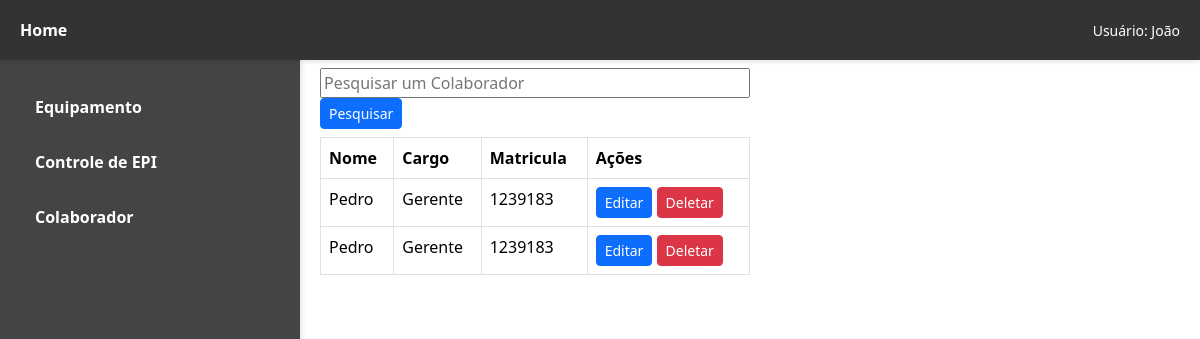
/atualizar_colaborador/, run on an earlier commit of the app's database.
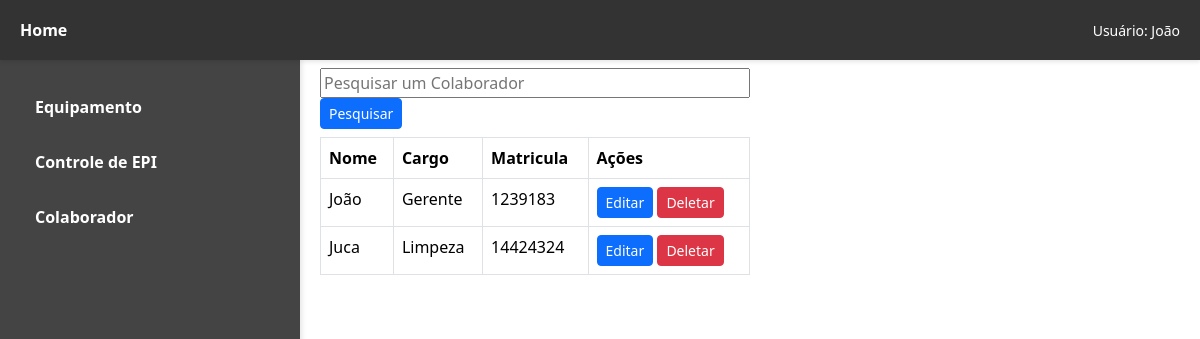
And on a later commit of the database.
### epi/models.py (models this page shows, shortened)
class Colaborador(models.Model):
        nome = models.CharField(max_length=100)
        cargo = models.CharField(max_length=100)
        matricula = models.IntegerField(max_length=100)

### epi/views.py (the view, shortened to what this page needs)
# urls.py: path('atualizar_colaborador/', views.atualizar_colaborador, name='atualizar_colaborador_tela'),
def atualizar_colaborador(request, id=0):
    if id == 0:
        if request.method == 'GET' and request.GET.get('nome_item'):
            nome_item = request.GET.get('nome_item')
            itens = Colaborador.objects.filter(nome__icontains=nome_item)
        else:
            itens = Colaborador.objects.all()
        return render(request, 'epi/globals/atualizar_colaborador.html', {'itens': itens})

### epi/templates/epi/globals/atualizar_colaborador.html (shortened to what this page needs)
{% extends "epi/index.html" %}
{% block content %}
<form class="form-group my-2" method="get" style="width: 50%;">
    <input type="text" name="nome_item" placeholder="Pesquisar um Colaborador" value="{{ request.GET.nome_item }}" style="width: 100%;">
    <button type="submit" class="btn btn-primary btn-sm">Pesquisar</button>
</form>
<div class="table-responsive">
    <table class="table table-bordered" style="width: 50%;">
        <thead>
            <tr>
                <th>Nome</th>
                <th>Cargo</th>
                <th>Matricula</th>
                <th>Ações</th>
            </tr>
        </thead>
        <tbody>
            {% for item in itens %}
            <tr>
                <td>{{ item.nome }}</td>
                <td>{{ item.cargo }}</td>
                <td>{{ item.matricula}}</td>
                <td>
                    <a href="{% url 'atualizar_colaborador' item.id %}" class="btn btn-primary btn-sm">Editar</a>
                    <a href="{% url 'excluir_colaborador' item.id %}" class="btn btn-danger btn-sm">Deletar</a>
                </td>
            </tr>
            {% endfor %}
        </tbody>
    </table>
</div>
{% endblock content %}

What changed in the data, as far as the page shows it:
removed Colaborador: nome "Pedro", cargo "Gerente", matricula "1239183"
removed Colaborador: nome "Pedro", cargo "Gerente", matricula "1239183"
added Colaborador: nome "João", cargo "Gerente", matricula "1239183"
added Colaborador: nome "Juca", cargo "Limpeza", matricula "14424324"
